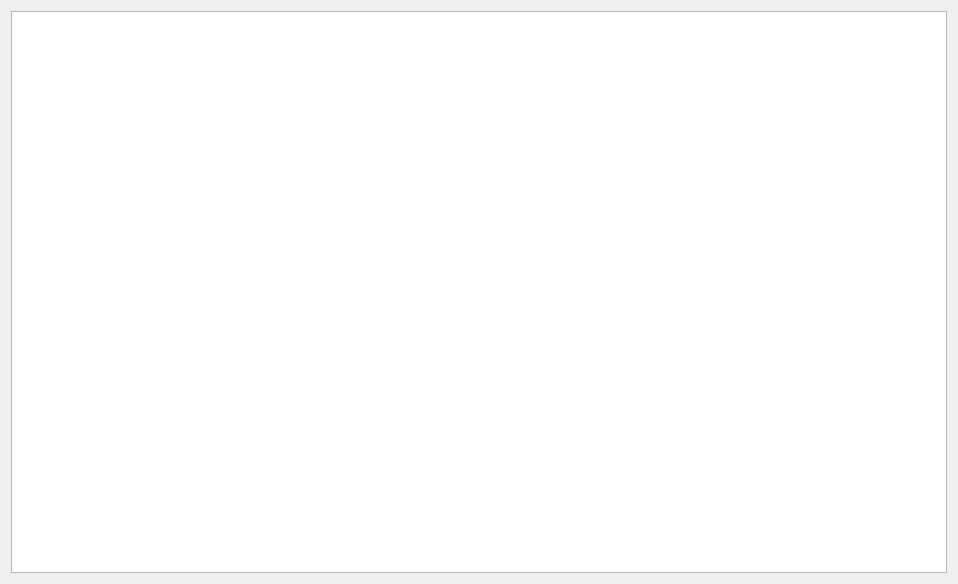
<?xml version="1.0" encoding="UTF-8"?>
<ui version="4.0">
 <class>MediaViewWidget</class>
 <widget class="QWidget" name="MediaViewWidget">
  <property name="geometry">
   <rect>
    <x>0</x>
    <y>0</y>
    <width>958</width>
    <height>584</height>
   </rect>
  </property>
  <property name="windowTitle">
   <string>Form</string>
  </property>
  <layout class="QVBoxLayout" name="verticalLayout">
   <item>
    <layout class="QVBoxLayout" name="verticalLayout_6">
     <item>
      <widget class="QTableWidget" name="mediaView"/>
     </item>
    </layout>
   </item>
  </layout>
 </widget>
 <resources/>
 <connections/>
</ui>
